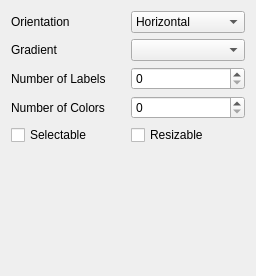
<?xml version="1.0" encoding="UTF-8"?>
<ui version="4.0">
 <class>ScalarBarWidgetConfig</class>
 <widget class="QWidget" name="ScalarBarWidgetConfig">
  <property name="geometry">
   <rect>
    <x>0</x>
    <y>0</y>
    <width>256</width>
    <height>276</height>
   </rect>
  </property>
  <property name="windowTitle">
   <string>Form</string>
  </property>
  <layout class="QGridLayout" name="gridLayout_2">
   <item row="0" column="0">
    <layout class="QGridLayout" name="gridLayout">
     <item row="1" column="1">
      <widget class="Widgets::GradientComboBox" name="gradientCombo"/>
     </item>
     <item row="2" column="0">
      <widget class="QLabel" name="label_3">
       <property name="text">
        <string>Number of Labels</string>
       </property>
      </widget>
     </item>
     <item row="0" column="1">
      <widget class="QComboBox" name="orientCombo">
       <item>
        <property name="text">
         <string>Horizontal</string>
        </property>
       </item>
       <item>
        <property name="text">
         <string>Vertical</string>
        </property>
       </item>
      </widget>
     </item>
     <item row="2" column="1">
      <widget class="QSpinBox" name="numOfLabelsSpinBox"/>
     </item>
     <item row="0" column="0">
      <widget class="QLabel" name="label">
       <property name="text">
        <string>Orientation</string>
       </property>
      </widget>
     </item>
     <item row="1" column="0">
      <widget class="QLabel" name="label_2">
       <property name="text">
        <string>Gradient</string>
       </property>
      </widget>
     </item>
     <item row="5" column="1">
      <spacer name="verticalSpacer">
       <property name="orientation">
        <enum>Qt::Vertical</enum>
       </property>
       <property name="sizeHint" stdset="0">
        <size>
         <width>20</width>
         <height>40</height>
        </size>
       </property>
      </spacer>
     </item>
     <item row="3" column="0">
      <widget class="QLabel" name="label_4">
       <property name="text">
        <string>Number of Colors</string>
       </property>
      </widget>
     </item>
     <item row="3" column="1">
      <widget class="QSpinBox" name="numOfColorsSpinBox"/>
     </item>
     <item row="4" column="0">
      <widget class="QCheckBox" name="selectableCheckBox">
       <property name="text">
        <string>Selectable</string>
       </property>
      </widget>
     </item>
     <item row="4" column="1">
      <widget class="QCheckBox" name="resizableCheckBox">
       <property name="text">
        <string>Resizable</string>
       </property>
      </widget>
     </item>
    </layout>
   </item>
  </layout>
 </widget>
 <customwidgets>
  <customwidget>
   <class>Widgets::GradientComboBox</class>
   <extends>QComboBox</extends>
   <header location="global">widgets/gradientcombobox.h</header>
  </customwidget>
 </customwidgets>
 <resources/>
 <connections/>
</ui>
